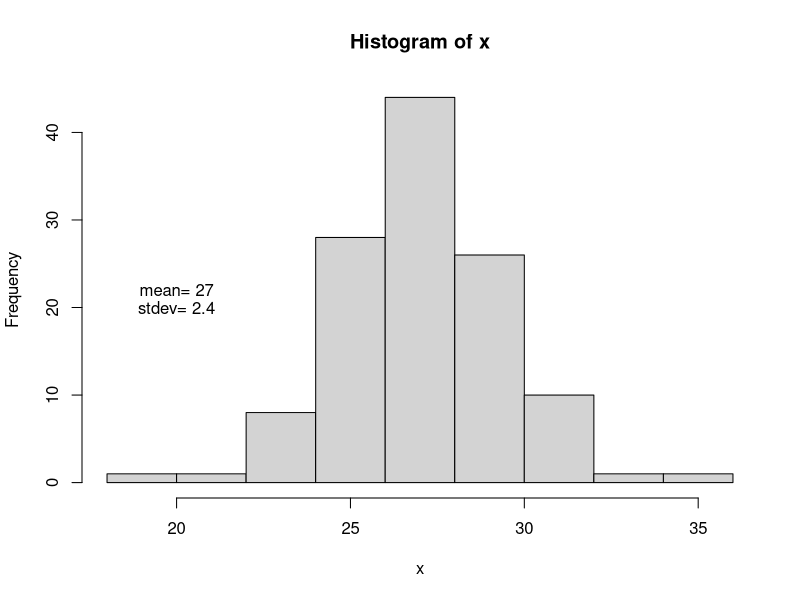
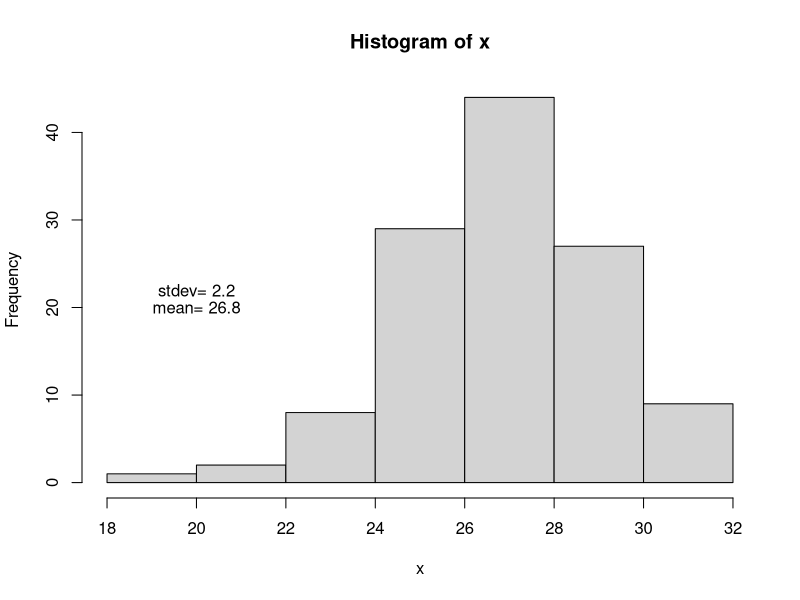
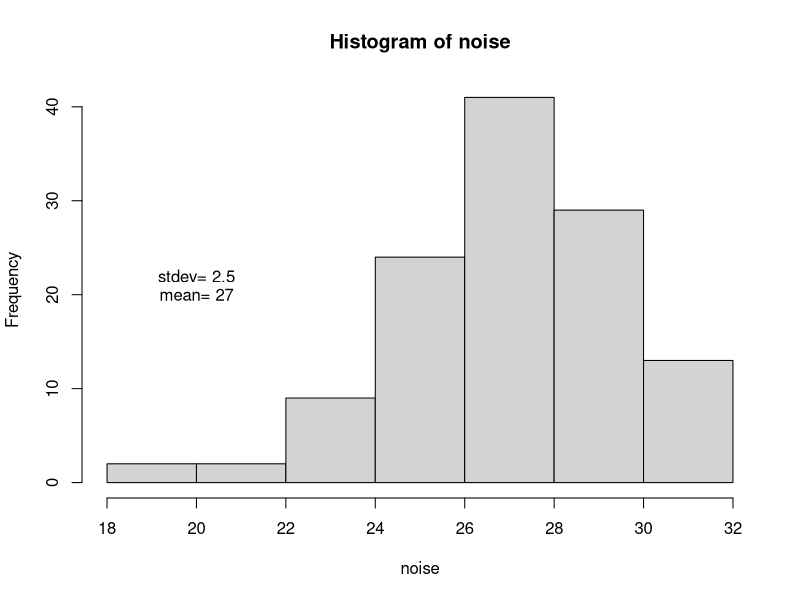
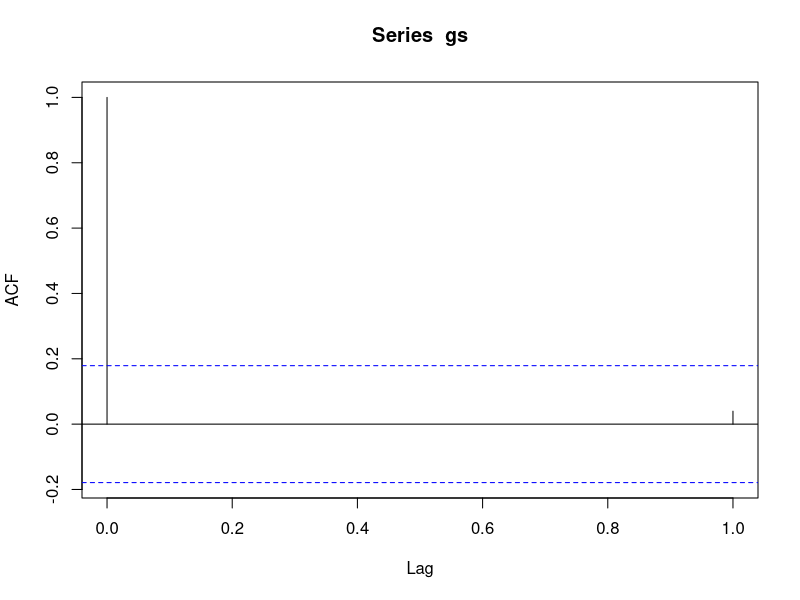
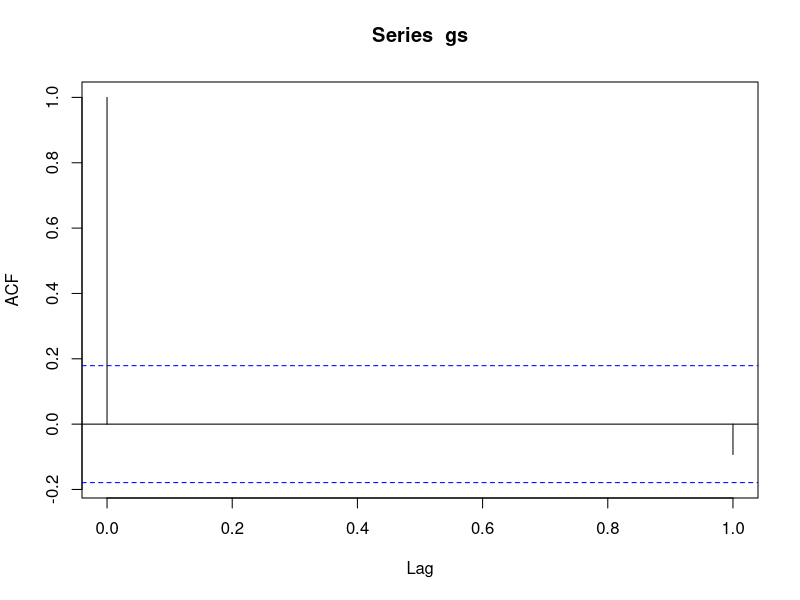
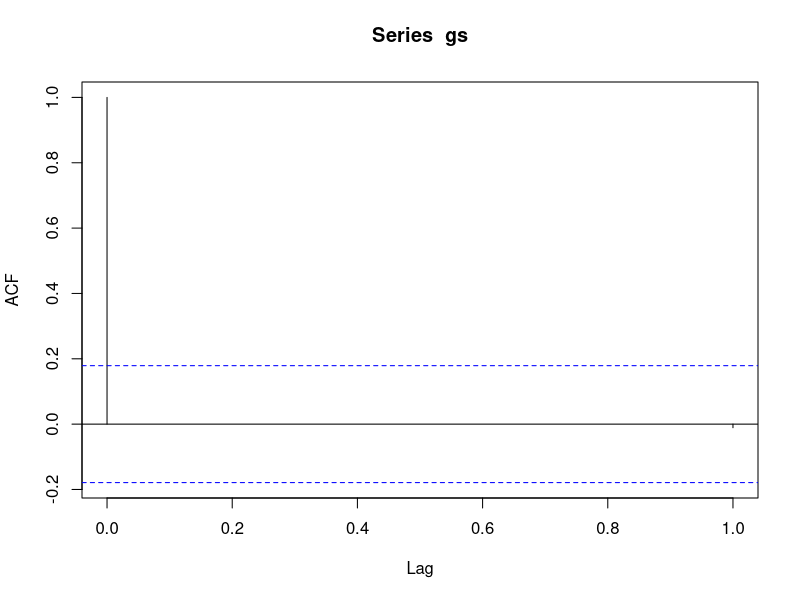
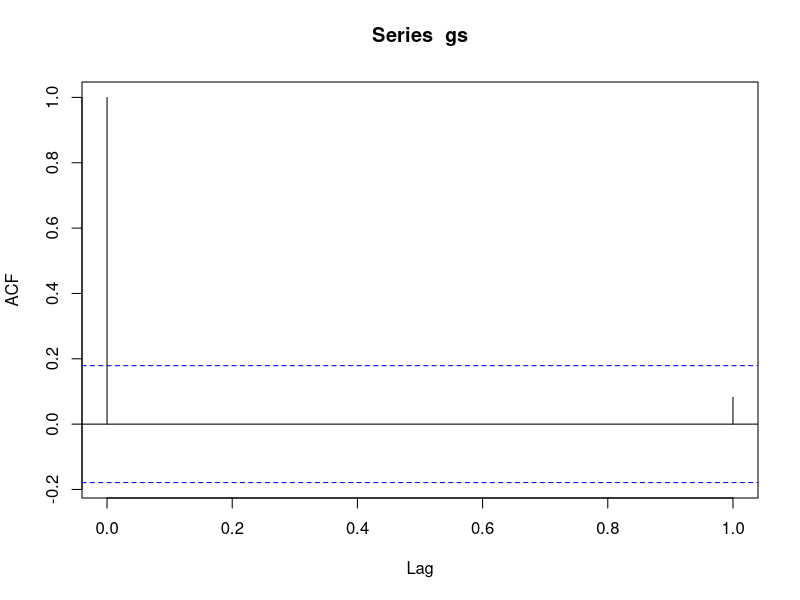
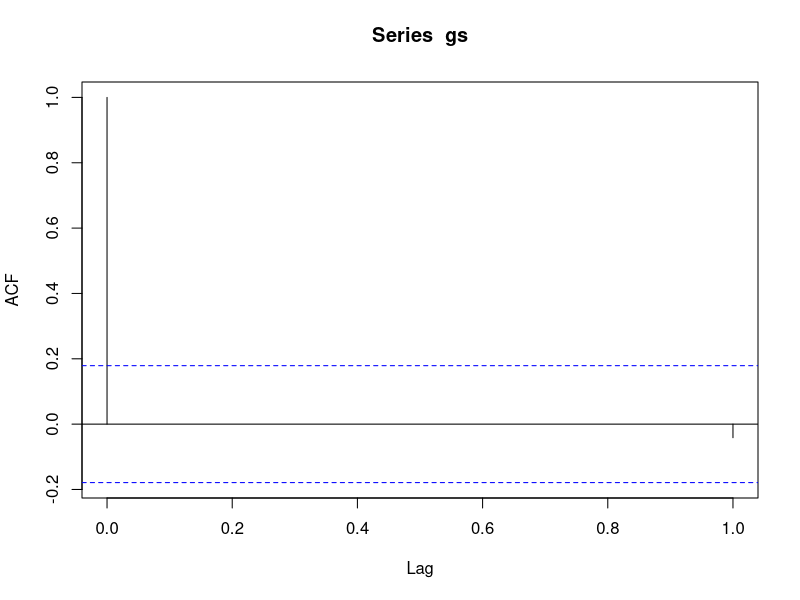

Recreate these plots in R, in order. (Note: this script raises an error after producing the figures.)
#select random seed: only implement once!
a=as.numeric(Sys.time())
set.seed(a)

#create mimicry function: only need to run once
mimicry<- function(x,y){
  # x, y: 2 real vectors of length T
  # z: real vector of length T in which the elements of x
  # occur in the same rank order as the elements of y
  # 10 September 1995
  # modified for R, Cuddington 2018
  xs=sort(x,index.return=TRUE)
  ys=sort(y, index.return=TRUE)
  zs=sort(ys$ix,index.return=TRUE)
  z=xs$x[zs$ix]
}

#set parameters: mean, upper threshold, lower threshold, sd and similulation tolerance limit(so it doesn't run forever 
#searching for the perfect solution)
mtemp=27 #mean
sdev=2.5 #std dev
tol=1
ut=31 #upper threshold
lt=10 #lower threshold
leg=120

#check if sd and range are reasonable
asd=(ut-lt)/4
if (asd>1.25*sdev||asd<.75*sdev) {
  print(c("Too big a difference between standard deviation and range, estimated range sd=",asd))
}

#generate random numbers
x=rnorm(leg, m=mtemp, sd=sdev)

#check distribution, mean and standard deviation
hist(x)
text(20,22, paste("mean=",round(mean(x),1)))
text(20,20, paste("stdev=",round(sd(x),1)))
icount=0;

#correct any numbers outside upper and lower threshold (until tolerance limit is reached)
while(((any(x>ut)||any(x<lt)))&&icount<tol) {
  icount=icount+1
  
  for (i in 1:length(x)){
    if(x[i]>ut) x[i]=rnorm(1, m=mtemp, sd=sdev)
    if(x[i]<lt) x[i]=rnorm(1, m=mtemp, sd=sdev)
  }
}

#truncate values outside of thresholds if tolerance exceeded 
if (icount>=tol){
  print(c("exceeded loop tolerance, truncating",icount,tol))
  x[x>ut]=ut
  x[x<lt]=lt
}

#check distribution, mean and standard deviation
hist(x)
text(20,20, paste("mean=",round(mean(x),1)))
text(20,22, paste("stdev=",round(sd(x),1)))

#standardize mean and variance
meanxn=mean(x); varxn=sd(x);
noise=(((x-meanxn)/(varxn))*sdev)+mtemp;
#noise[noise<lt]=lt
#noise[noise>ut]=ut
hist(noise)
text(20,20, paste("mean=",round(mean(noise),3)))
text(20,22, paste("stdev=",round(sd(noise),3)))

#generate sequences with desired degree of autocorrelation (using Ar(1) process) within given
# error tolerance
lbet=c(0,0.6,0.99) 
tol2=0.01;

gs=vector('double',leg)
tseq=matrix(NaN, leg,length(lbet)+1)
acz=vector('double', length(lbet))


for (j in 1:length(lbet)) {#loop1
acoef=lbet[j];


ac=-99
while ((ac<(acoef-tol2))||(ac>(acoef+tol2))) {#loop2
gs[1]=rnorm(1,0,1);

crand=rnorm(leg, 0,1);
for (cnts in 2:leg) {#loop2
gs[cnts] =acoef*gs[cnts-1]+crand[cnts]*sqrt(sdev)*sqrt(1.-acoef^2);
} #loop3 through desired sequence length

ac=acf(gs,1)$acf[2]
ac

} #loop2 until generate sequence with desired autocorr within tolerance

z=mimicry(noise,gs)
acz[j]=acf(z,1)$acf[2]
tseq[,j]=round(z,1)

} #loop1 through autocorr values


tseq[,4]=rev(tseq[,3])

#check out temp sequences
plot(tseq[,2],type="l")
lines(tseq[,3], type="l", col="red")
#lines(tseq[,1], type="l", col="blue")

#save as dataframe
temps=data.frame(tseq)
colnames(temps)=paste("auto_",round(acz,2), sep="")
colnames(temps)[4]=paste("auto_",round(acz[3],2),"rev", sep="")

# all metrics should be identical
apply(temps, 2,max)
apply(temps, 2,min)
apply(temps, 2,mean)
apply(temps, 2,sd)


#write file with series (each column a different autocorrelation, and series with identical elements)
tempfilename=paste("C:/Users/kcudding/thermallog/temps_mean_",round(mtemp,0),"sd_",round(sdev*10,0),".csv", sep="")
write.csv(temps*10,tempfilename, row.names=FALSE)
